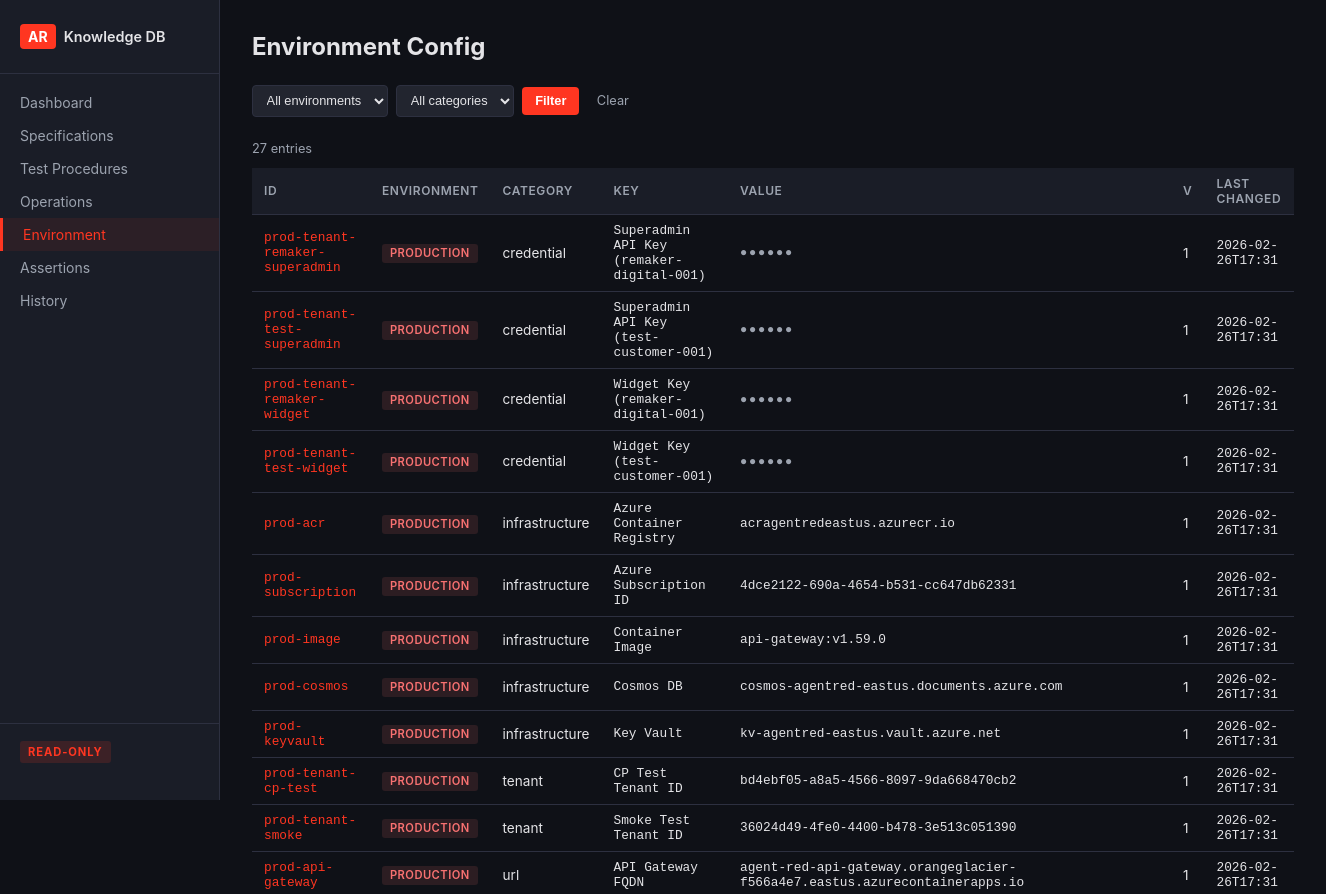
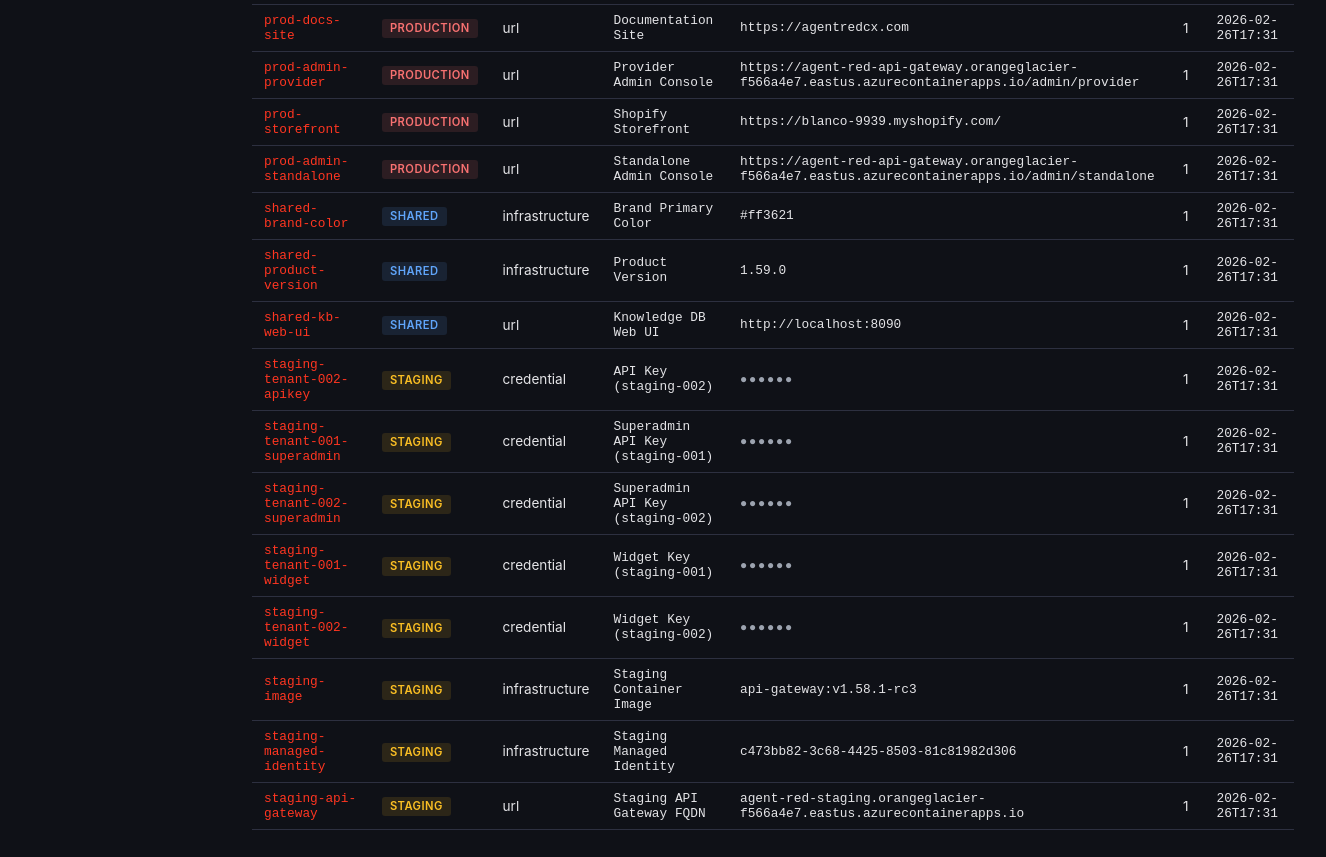
/env, run on the app's committed database (2 pictures, top to bottom).
### tables this page shows
CREATE TABLE environment_config (
    rowid INTEGER PRIMARY KEY AUTOINCREMENT,
    id TEXT NOT NULL,
    version INTEGER NOT NULL,
    environment TEXT NOT NULL,
    category TEXT NOT NULL,
    key TEXT NOT NULL,
    value TEXT NOT NULL,
    sensitive INTEGER NOT NULL DEFAULT 0,
    notes TEXT,
    changed_by TEXT NOT NULL,
    changed_at TEXT NOT NULL,
    change_reason TEXT NOT NULL,
    UNIQUE(id, version)
);

### app.py (the view)
@app.get("/env", response_class=HTMLResponse)
async def env_list(
    request: Request,
    environment: str = Query(None),
    category: str = Query(None),
):
    configs = db.list_env_config(environment=environment, category=category)
    all_configs = db.list_env_config()
    environments = sorted(set(c["environment"] for c in all_configs))
    categories = sorted(set(c["category"] for c in all_configs))
    return templates.TemplateResponse("env.html", {
        "request": request,
        "configs": configs,
        "environments": environments,
        "categories": categories,
        "filters": {"environment": environment, "category": category},
    })

### templates/env.html (shortened to what this page needs)
{% extends "base.html" %}
{% block content %}
<h1>Environment Config</h1>
<form class="filter-bar" method="get" action="/env">
    <select name="environment">
        <option value="">All environments</option>
    </select>
    <select name="category">
        <option value="">All categories</option>
    </select>
    <button type="submit">Filter</button>
    <a href="/env" class="btn-clear">Clear</a>
</form>
<div class="spec-count">{{ configs|length }} entries</div>
<table>
    <thead>
        <tr>
            <th>ID</th>
            <th>Environment</th>
            <th>Category</th>
            <th>Key</th>
            <th>Value</th>
            <th>v</th>
            <th>Last Changed</th>
        </tr>
    </thead>
    <tbody>
        {% for cfg in configs %}
        <tr>
            <td class="mono"><a href="/env/{{ cfg.id }}">{{ cfg.id }}</a></td>
            <td><span class="env-badge env-{{ cfg.environment }}">{{ cfg.environment }}</span></td>
            <td>{{ cfg.category }}</td>
            <td class="mono">{{ cfg.key }}</td>
            <td class="mono">{% if cfg.sensitive %}<span class="sensitive-mask" title="Sensitive — masked">&#9679;&#9679;&#9679;&#9679;&#9679;&#9679;</span>{% else %}{{ cfg.value }}{% endif %}</td>
            <td>{{ cfg.version }}</td>
            <td class="mono">{{ cfg.changed_at[:16] }}</td>
        </tr>
        {% endfor %}
    </tbody>
</table>
{% endblock %}

### static/style.css (style rules this page uses)
:root { --brand: #ff3621; --brand-dark: #cc2b1a; --bg: #0f1117; --bg-card: #1a1d27; --bg-surface: #22252f; --text: #e4e4e7; --text-muted: #9ca3af; --border: #2d3040; --pass: #22c55e; --fail: #ef4444; --verified: #22c55e; --implemented: #3b82f6; --specified: #f59e0b; --retired: #6b7280; --mono: 'Consolas', 'SF Mono', 'Monaco', monospace; }
* { box-sizing: border-box; margin: 0; padding: 0; }
body { font-family: -apple-system, BlinkMacSystemFont, 'Segoe UI', sans-serif; background: var(--bg); color: var(--text); display: flex; min-height: 100vh; }
h1 { font-size: 1.5rem; margin-bottom: 1.5rem; }
table { width: 100%; border-collapse: collapse; font-size: 0.85rem; }
th, td { padding: 0.5rem 0.75rem; text-align: left; border-bottom: 1px solid var(--border); }
th { color: var(--text-muted); font-weight: 600; font-size: 0.75rem; text-transform: uppercase; letter-spacing: 0.05em; background: var(--bg-card); position: sticky; top: 0; }
a { color: var(--brand); text-decoration: none; }
.mono { font-family: var(--mono); font-size: 0.8rem; }
.filter-bar { display: flex; gap: 0.5rem; margin-bottom: 1.5rem; flex-wrap: wrap; align-items: center; }
.filter-bar select, .filter-bar input { background: var(--bg-surface); border: 1px solid var(--border); color: var(--text); padding: 0.4rem 0.6rem; border-radius: 4px; font-size: 0.8rem; }
.filter-bar button { background: var(--brand); color: white; border: none; padding: 0.4rem 0.8rem; border-radius: 4px; cursor: pointer; font-size: 0.8rem; font-weight: 600; }
.btn-clear { font-size: 0.8rem; color: var(--text-muted); padding: 0.4rem 0.6rem; }
.spec-count { font-size: 0.8rem; color: var(--text-muted); margin-bottom: 0.75rem; }
.env-badge { font-size: 0.7rem; font-weight: 600; padding: 0.15rem 0.5rem; border-radius: 3px; text-transform: uppercase; letter-spacing: 0.04em; }
.env-production { color: #f87171; background: rgba(248, 113, 113, 0.12); }
.env-staging { color: #fbbf24; background: rgba(251, 191, 36, 0.12); }
.env-shared { color: #60a5fa; background: rgba(96, 165, 250, 0.12); }
.sensitive-mask { color: var(--text-muted); font-size: 0.75rem; letter-spacing: 0.15em; }

### data on the page
environment_config: id "prod-tenant-remaker-superadmin", environment "PRODUCTION", category "credential", key "Superadmin API Key (remaker-digital-001)", version "1", changed_at "2026-02-26T17:31"
environment_config: id "prod-tenant-test-superadmin", environment "PRODUCTION", category "credential", key "Superadmin API Key (test-customer-001)", version "1", changed_at "2026-02-26T17:31"
environment_config: id "prod-tenant-remaker-widget", environment "PRODUCTION", category "credential", key "Widget Key (remaker-digital-001)", version "1", changed_at "2026-02-26T17:31"
environment_config: id "prod-tenant-test-widget", environment "PRODUCTION", category "credential", key "Widget Key (test-customer-001)", version "1", changed_at "2026-02-26T17:31"
environment_config: id "prod-acr", environment "PRODUCTION", category "infrastructure", key "Azure Container Registry", value "acragentredeastus.azurecr.io", version "1", changed_at "2026-02-26T17:31"
environment_config: id "prod-subscription", environment "PRODUCTION", category "infrastructure", key "Azure Subscription ID", value "4dce2122-690a-4654-b531-cc647db62331", version "1", changed_at "2026-02-26T17:31"
environment_config: id "prod-image", environment "PRODUCTION", category "infrastructure", key "Container Image", value "api-gateway:v1.59.0", version "1", changed_at "2026-02-26T17:31"
environment_config: id "prod-cosmos", environment "PRODUCTION", category "infrastructure", key "Cosmos DB", value "cosmos-agentred-eastus.documents.azure.com", version "1", changed_at "2026-02-26T17:31"
environment_config: id "prod-keyvault", environment "PRODUCTION", category "infrastructure", key "Key Vault", value "kv-agentred-eastus.vault.azure.net", version "1", changed_at "2026-02-26T17:31"
environment_config: id "prod-tenant-cp-test", environment "PRODUCTION", category "tenant", key "CP Test Tenant ID", value "bd4ebf05-a8a5-4566-8097-9da668470cb2", version "1", changed_at "2026-02-26T17:31"
environment_config: id "prod-tenant-smoke", environment "PRODUCTION", category "tenant", key "Smoke Test Tenant ID", value "36024d49-4fe0-4400-b478-3e513c051390", version "1", changed_at "2026-02-26T17:31"
environment_config: id "prod-api-gateway", environment "PRODUCTION", category "url", key "API Gateway FQDN", value "agent-red-api-gateway.orangeglacier-f566a4e7.eastus.azurecontainerapps.io", version "1", changed_at "2026-02-26T17:31"
environment_config: id "prod-docs-site", environment "PRODUCTION", category "url", key "Documentation Site", value "https://agentredcx.com", version "1", changed_at "2026-02-26T17:31"
environment_config: id "prod-admin-provider", environment "PRODUCTION", category "url", key "Provider Admin Console", value "https://agent-red-api-gateway.orangeglacier-f566a4e7.eastus.azurecontainerapps.io/admin/provider", version "1", changed_at "2026-02-26T17:31"
environment_config: id "prod-storefront", environment "PRODUCTION", category "url", key "Shopify Storefront", value "https://blanco-9939.myshopify.com/", version "1", changed_at "2026-02-26T17:31"
environment_config: id "prod-admin-standalone", environment "PRODUCTION", category "url", key "Standalone Admin Console", value "https://agent-red-api-gateway.orangeglacier-f566a4e7.eastus.azurecontainerapps.io/admin/standalone", version "1", changed_at "2026-02-26T17:31"
environment_config: id "shared-brand-color", environment "SHARED", category "infrastructure", key "Brand Primary Color", value "#ff3621", version "1", changed_at "2026-02-26T17:31"
environment_config: id "shared-product-version", environment "SHARED", category "infrastructure", key "Product Version", value "1.59.0", version "1", changed_at "2026-02-26T17:31"
environment_config: id "shared-kb-web-ui", environment "SHARED", category "url", key "Knowledge DB Web UI", value "http://localhost:8090", version "1", changed_at "2026-02-26T17:31"
environment_config: id "staging-tenant-002-apikey", environment "STAGING", category "credential", key "API Key (staging-002)", version "1", changed_at "2026-02-26T17:31"
environment_config: id "staging-tenant-001-superadmin", environment "STAGING", category "credential", key "Superadmin API Key (staging-001)", version "1", changed_at "2026-02-26T17:31"
environment_config: id "staging-tenant-002-superadmin", environment "STAGING", category "credential", key "Superadmin API Key (staging-002)", version "1", changed_at "2026-02-26T17:31"
environment_config: id "staging-tenant-001-widget", environment "STAGING", category "credential", key "Widget Key (staging-001)", version "1", changed_at "2026-02-26T17:31"
environment_config: id "staging-tenant-002-widget", environment "STAGING", category "credential", key "Widget Key (staging-002)", version "1", changed_at "2026-02-26T17:31"
environment_config: id "staging-image", environment "STAGING", category "infrastructure", key "Staging Container Image", value "api-gateway:v1.58.1-rc3", version "1", changed_at "2026-02-26T17:31"
environment_config: id "staging-managed-identity", environment "STAGING", category "infrastructure", key "Staging Managed Identity", value "c473bb82-3c68-4425-8503-81c81982d306", version "1", changed_at "2026-02-26T17:31"
environment_config: id "staging-api-gateway", environment "STAGING", category "url", key "Staging API Gateway FQDN", value "agent-red-staging.orangeglacier-f566a4e7.eastus.azurecontainerapps.io", version "1", changed_at "2026-02-26T17:31"

### other printed values
{{ configs|length }} "27"
